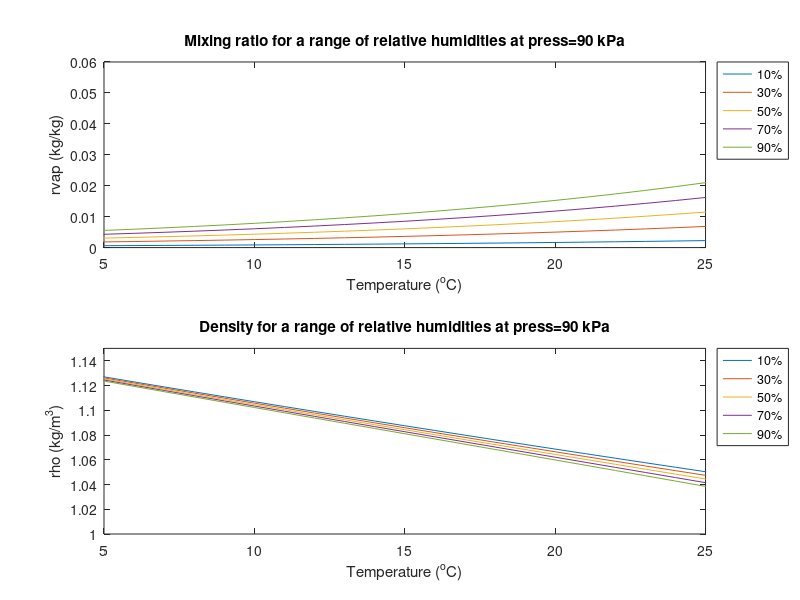

Here is the MATLAB script that generated this plot:
% Inputs

press=90000.;     % Pa
Tc=[-30:40];      % deg C
RH=[10:20:90];    % percent
[RH,Tc]=meshgrid(RH,Tc);

%  Constants

e0   = 611.;      % Pa
Lvap = 2.5e6;     % J/kg
T0   = 273;       % K
Rv   = 461;       % J/kg/K
Rd   = 287.;      % J/kg/K
epsilon =0.622;   % g/g

% Calculations

Tk=273.15 + Tc;   % Kelvin 
esat=e0*exp(Lvap./Rv.*((1/T0) - (1./(Tk)) ) );
evap=esat.*(RH/100);
rvap=epsilon*evap./(press-evap);
rho=press./(Rd*(Tk).*(1+0.61*rvap));

% Outputs

clf
subplot(2,1,1)
plot(Tc,rvap);
xlabel('Temperature (^oC)');
ylabel('rvap (kg/kg)');
xlim([5 25]);
legend({'10%','30%','50%','70%','90%'},'Location','NorthEastOutside')
title('Mixing ratio for a range of relative humidities at press=90 kPa');

subplot(2,1,2)
plot(Tc,rho);
legend({'10%','30%','50%','70%','90%'},'Location','NorthEastOutside')
title('Density for a range of relative humidities at press=90 kPa');
axis([5 25 1 1.15]);
xlabel('Temperature (^oC)');
ylabel('rho (kg/m^3)');

